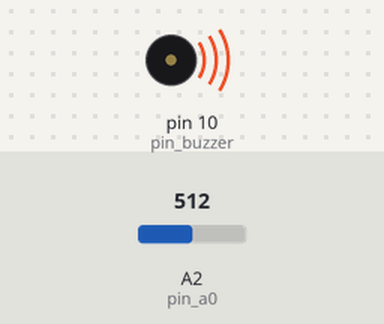
A sketch run on a simulated Arduino Uno, built with avr-gcc and run on an emulated ATmega328P. Shown: buzzer (waves = sounding, pin HIGH). The inputs (shaded band) are chosen by the test bench; at power-on: A2 (pin_a0) = 512. Storage starts empty; what the sketch prints to the serial monitor is not drawn.

Above: at 10.2 s.
10.3 s: A2 (pin_a0) set to 482
At 11.2 s:
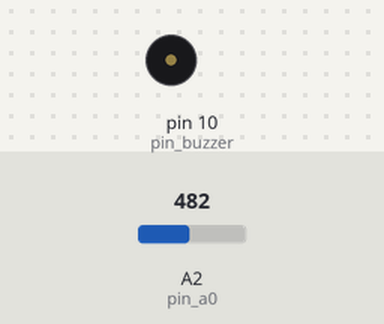
11.8 s: A2 (pin_a0) set to 511
At 12.8 s:
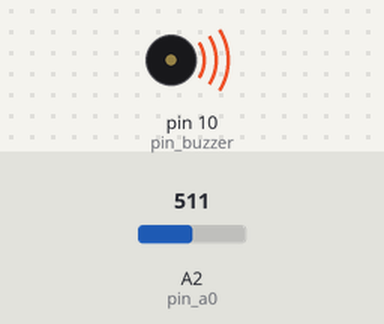
Timing chart, 0 to 14.3 s (numbered marks = the images above; inputs shaded):
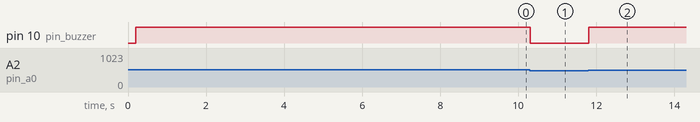

Measured:
- the behaviour switches between 501 and 500 on A2 (pin_a0) (found by bisection; images 0 and 1)
- after the input at 10.3 s, pin 10 (pin_buzzer): HIGH → LOW at once
- after the input at 11.8 s, pin 10 (pin_buzzer): LOW → HIGH at once

The sketch:

MQ2GasDetector.ino
```cpp
// (licence header left out)
#include <Keypad.h>
#include <SPI.h>
#include <SD.h>

/*
    Declarações de conexão e chamada dos pinos do teclado matricial 4x4
    LINHA E COLUNA definem um teclado 4x4
    hexaKeys define as teclas do teclado que serão passadas como valor nas funções
    colPins e rowPins definem os pinos de colunas e linhas no arduino
    Keypad teclaPressionada inicializa a instância de Keypad.h
*/
const byte LINHA = 4;
const byte COLUNA = 4;
char hexaKeys[LINHA][COLUNA] = {
    {'1', '2', '3', 'A'},
    {'4', '5', '6', 'B'},
    {'7', '8', '9', 'C'},
    {'*', '0', '#', 'D'}};
byte colPins[COLUNA] = {6, 8, 9};
byte rowPins[LINHA] = {0, 2, 3, 5};
Keypad teclaPressionada = Keypad(makeKeymap(hexaKeys), rowPins, colPins, LINHA, COLUNA);

/*
    Declarações de conexão e chamada do pino do leitor SD
    chipSelect faz coneção do pino 4 do arduino com o CS do leitor
*/
const int chipSelect = 4;

/*
    Declarações de conexão e chamada do pino do sensor MQ-2
    pin_a0 faz coneção do pino A2 do arduino com o DOUT (saida digital) do sensor
    nivel_sensor é a variavel regulada no sensor para sensibilidade de leitura
*/
int pin_a0 = A2;
int nivel_sensor = 500;

/*
    Declarações de conexão e chamada do pino do buzzer
    pin_buzzer faz coneção do pino 10 do arduino com o positivo do buzzer
*/
int pin_buzzer = 10;

/*
    Declarações do registro que será armazenado no cartão sd e será parametro para as funções do projeto
    int intensidade é o valor medido pelo sensor
    bool exclusao é a flag booleana que fica responsável por definir um registro excluso
*/
struct dados
{
    int intensidade;
    bool exclusao;
};

/*
    Declarações úteis para a leitura de novos valores pelo sensor
    int contador_geral é responsável por definir a quantidade de valores para serem alocados dinâmicamente
    bool leitura é responsável por impedir que infinitos valores sejam inclusos em uma leitura de presença de gás
*/
int contador_geral = 0;
bool leitura = true;

void setup()
{
    Serial.begin(9600);

    //Testa a conexão do sensor SD e do cartão SD
    while (!Serial)
    {
        ;
    }
    Serial.print("Initializing SD card...");
    if (!SD.begin(4))
    {
        Serial.println("initialization failed!");
        while (1)
            ;
    }
    Serial.println("initialization done.");

    // Define buzzer (pin_buzzer) como saída e sensor (pin_a0 MQ-2) como entrada
    pinMode(pin_buzzer, OUTPUT);
    pinMode(pin_a0, INPUT);

    // Definições do MENU
    Serial.println("PRESSIONE 1 PARA ORDENAR CRESCENTE, 2 PARA DECRESCENTE, 3 PARA BUSCAR PELO MAIOR VALOR, 4 PARA BUSCAR PELO MENOR VALOR, 5 PARA DELETAR O MENOR VALOR E 6 PARA EXIBIR LEITURA DO ARQUIVO");

    // Busca a existência registros no arquivo "medicoes.txt"
    recuperaDoArquivo(contador_geral);
}

void loop()
{
    dados recebe;
    int valor_analogico = analogRead(pin_a0);

    if (valor_analogico > nivel_sensor)
    {
        digitalWrite(pin_buzzer, HIGH);
        if (leitura)
        {
            Serial.print("Gás detectado com intensidade ");
            Serial.println(valor_analogico);
            leitura = false;
            recebe.intensidade = valor_analogico;
            contador_geral++;
            escritaArquivoTXTSD(recebe);
        }
    }
    else
    {
        leitura = true;
        digitalWrite(pin_buzzer, LOW);
    }

    /*
        Define chamada de funções de acordo com teclas pressionadas e definidas pelo MENU
        tecla == '1' Ordena de forma crescente os registros no arquivo "medicoes.txt"
        tecla == '2' Ordena de forma decrescente os registros no arquivo "medicoes.txt"
        tecla == '3' Busca o maior valor de intensidade presente nos registros do arquivo "medicoes.txt"
        tecla == '4' Busca o menor valor de intensidade presente nos registros do arquivo "medicoes.txt"
        tecla == '5' Deleta o menor valor de intensidade presente nos registros do arquivo "medicoes.txt"
        tecla == '6' Lê e imprime o arquivo "medicoes.txt" no Monitor Serial
    */
    char tecla = teclaPressionada.getKey();
    if (tecla == '1')
    {
        dados *vetor = new dados[contador_geral];
        leDoArquivo(vetor);
        quicksort(vetor, 0, contador_geral - 1, '1');
        escreveNoArquivo(vetor, contador_geral);
        delete[] vetor;
        Serial.println("Ordenação crescente concluída com sucesso!");
    }
    else if (tecla == '2')
    {
        dados *vetor = new dados[contador_geral];
        leDoArquivo(vetor);
        quicksort(vetor, 0, contador_geral - 1, '2');
        escreveNoArquivo(vetor, contador_geral);
        delete[] vetor;
        Serial.println("Ordenação decrescente concluída com sucesso!");
    }
    else if (tecla == '3')
    {
        int resultado_busca;
        dados *vetor = new dados[contador_geral];
        leDoArquivo(vetor);
        quicksort(vetor, 0, contador_geral - 1, '2');
        resultado_busca = vetor[0].intensidade;
        Serial.print("O maior elemento é: ");
        Serial.println(resultado_busca);
        delete[] vetor;
    }
    else if (tecla == '4')
    {
        int resultado_busca;
        dados *vetor = new dados[contador_geral];
        leDoArquivo(vetor);
        quicksort(vetor, 0, contador_geral - 1, '1');
        resultado_busca = vetor[0].intensidade;
        Serial.print("O menor elemento é: ");
        Serial.println(resultado_busca);
        delete[] vetor;
    }
    else if (tecla == '5')
    {
        Serial.println("Menor Posicao deletada!");
        dados *vetor = new dados[contador_geral];
        leDoArquivo(vetor);
        quicksort(vetor, 0, contador_geral - 1, '1');
        vetor[0].exclusao = true;
        escreveNoArquivo(vetor, contador_geral);
        delete[] vetor;
        contador_geral -= 1;
    }
    else if (tecla == '6')
    {
        Serial.println("Leitura arquivo medições.txt");
        imprimeNoSerial(tecla);
        Serial.print("\n");
        Serial.println("Fim leitura arquivo medições.txt");
    }
    else if (tecla != '1' and tecla != '2' and tecla != '3' and tecla != '4' and tecla != '5' and tecla != '5' and tecla != NULL)
    {
        Serial.println("OPÇÃO INVÁLIDA");
    }
    delay(10);
}

/*
    Função recuperaDoArquivo(int &contador_geral)
    Responsável por ler o arquivo "medicoes.txt" e informar a quantidade de registros presentes no mesmo
    Recebe como parâmetro (int &contador_geral)
    @param{int &contador_geral} quantidade de registros responsável por ser o tamanho do vetor que será alocado dinâmicamente
*/
void recuperaDoArquivo(int &contador_geral)
{
    File arquivo;
    arquivo = SD.open("medicoes.txt", FILE_READ);
    if (arquivo)
    {
        int iRecupera = 0;
        int valor;
        while (arquivo.available())
        {
            valor = arquivo.read();
            iRecupera++;
        }
        arquivo.close();
        if (iRecupera == 0)
        {
            contador_geral = 0;
            Serial.println("Arquivo não possuí registros!");
        }
        else
        {
            contador_geral = iRecupera / 4;
        }
    }
    else
    {
        Serial.println("Erro ao abrir medicoes.txt");
    }
}

/*
    Função escritaArquivoTXTSD(dados recebe)
    Responsável por escrever os dados de intensidade coletados pelo sensor MQ-2 no arquivo "medicoes.txt"
    Recebe como parâmetro (dados recebe)
    @param{dados recebe} registro definido para valores de intensidade e exclusao
*/
void escritaArquivoTXTSD(dados recebe)
{
    File arquivo;
    arquivo = SD.open("medicoes.txt", FILE_WRITE);
    if (arquivo)
    {
        arquivo.println(recebe.intensidade);
        arquivo.close();
    }
    else
    {
        Serial.println("Erro ao abrir medicoes.txt");
    }
}

/*
    Função leDoArquivo(dados *vetor)
    Responsável por ler os valores de intensidade presentes no arquivo "medicoes.txt" e enviar para o vetor de registros
    Recebe como parâmetro (dados *vetor)
    @param{dados vetor[]} vetor alocado dinâmicamente que recebe os valores de intensidade
*/
void leDoArquivo(dados *vetor)
{
    File arquivo;
    int primeiroNumero = 0;
    int numero = 0;
    arquivo = SD.open("medicoes.txt", FILE_READ);
    if (arquivo)
    {
        int iMandaVetor = 0;
        while (arquivo.available())
        {
            char lido = arquivo.read();
            if (isdigit(lido))
            {
                numero *= 10;
                numero += (lido - '0');
            }
            else
            {
                primeiroNumero = numero;
                if (numero > 0)
                {
                    vetor[iMandaVetor].intensidade = numero;
                    iMandaVetor++;
                }
                numero = 0;
            }
        }
        arquivo.close();
    }
    else
    {
        Serial.println("Erro ao abrir medicoes.txt");
    }
}

/*
    Função escreveNoArquivo(dados *vetor, int contador_geral)
    Responsável por escrever os valores de intensidade ordenados no arquivo "medicoes.txt"
    Recebe como parâmetro (dados *vetor, int contador_geral)
    @param{dados vetor[]} vetor alocado dinâmicamente que recebe os valores de intensidade
    @param{int contador_geral} tamanho do vetor alocado dinâmicamente e preenchido com valores de intensidade pela função void leDoArquivo
*/
void escreveNoArquivo(dados *vetor, int contador_geral)
{
    File arquivo;
    arquivo = SD.open("medicoes.txt", O_TRUNC | O_WRITE);
    if (arquivo)
    {
        int iEscreveArquivo = 0;
        while (iEscreveArquivo < contador_geral)
        {
            if (vetor[iEscreveArquivo].exclusao != true)
            {
                arquivo.println(vetor[iEscreveArquivo].intensidade);
            }
            iEscreveArquivo++;
        }
        arquivo.close();
    }
    else
    {
        Serial.println("Erro ao abrir medicoes.txt");
    }
}

/*
    Função particiona(dados vetor[], int inicio, int fim, char tecla)
    Responsável por particionar o vetor e retornar a posicão do pivo a função void quicksort
    Recebe como parâmetro (dados vetor[], int inicio, int fim, char tecla)
    @param{dados vetor[]} vetor alocado dinâmicamente e preenchido com valores de intensidade pela função void leDoArquivo
    @param{int inicio} posição inicial do vetor
    @param{int fim} posição final do vetor
    @param{char tecla} char passado pelo Keypad que define a ordenação em crescente ou decrescente
*/
int particiona(dados vetor[], int inicio, int fim, char tecla)
{
    // (tecla == '1') define uma ordenação crescente
    if (tecla == '1')
    {
        dados pivo = vetor[inicio];
        int iCrescente = inicio + 1;
        int j = fim;
        dados aux;

        while (iCrescente <= j)
        {
            if (vetor[iCrescente].intensidade <= pivo.intensidade)
                iCrescente++;
            else if (pivo.intensidade < vetor[j].intensidade)
                j--;
            else
            {
                aux = vetor[iCrescente];
                vetor[iCrescente] = vetor[j];
                vetor[j] = aux;
                iCrescente++;
                j--;
            }
        }

        vetor[inicio] = vetor[j];
        vetor[j] = pivo;

        return j;
    }
    // (tecla == '2') define uma ordenação decrescente
    else if (tecla == '2')
    {

        dados pivo = vetor[inicio];
        int iDecrescente = inicio + 1;
        int j = fim;
        dados aux;

        while (iDecrescente <= j)
        {
            if (vetor[iDecrescente].intensidade >= pivo.intensidade)
                iDecrescente++;
            else if (pivo.intensidade > vetor[j].intensidade)
                j--;
            else
            {
                aux = vetor[iDecrescente];
                vetor[iDecrescente] = vetor[j];
                vetor[j] = aux;
                iDecrescente++;
                j--;
            }
        }

        vetor[inicio] = vetor[j];
        vetor[j] = pivo;

        return j;
    }
}

/*
    Função quicksort(dados vetor[], int pos_pivo, int fim, char tecla)
    Responsável por ordenar os registros presentes no arquivo "medicoes.txt"
    Recebe como parâmetro (dados vetor[], int pos_pivo, int fim, char tecla)
    @param{dados vetor[]} vetor alocado dinâmicamente e preenchido com valores de intensidade pela função void leDoArquivo
    @param{int pos_pivo} posição do pivo retornada pela função int particiona
    @param{int fim} posição final do vetor
    @param{char tecla} char passado pelo Keypad que define a ordenação em crescente ou decrescente
*/
void quicksort(dados vetor[], int pos_pivo, int fim, char tecla)
{
    int pos_novo_pivo;
    if (pos_pivo < fim)
    {
        pos_novo_pivo = particiona(vetor, pos_pivo, fim, tecla);
        quicksort(vetor, pos_pivo, pos_novo_pivo - 1, tecla);
        quicksort(vetor, pos_novo_pivo + 1, fim, tecla);
    }
}

/*
    Função imprimeNoSerial (char tecla)
    Responsável por exibir a leitura do arquivo "medicoes.txt" caso seja solicitado
    Recebe como parâmetro (char tecla)
    @param{tecla} char passado pelo Keypad que define a opção de impressão
*/
void imprimeNoSerial(char tecla)
{
    File arquivo;
    int primeiroNumero = 0;
    int numero = 0;
    arquivo = SD.open("medicoes.txt", FILE_READ);
    if (arquivo)
    {
        while (arquivo.available())
        {
            char lido = arquivo.read();
            if (isdigit(lido))
            {
                numero *= 10;
                numero += (lido - '0');
            }
            else
            {
                primeiroNumero = numero;
                if (numero > 0)
                {
                    Serial.print(numero);
                    Serial.print(" ");
                }
                numero = 0;
            }
        }
        arquivo.close();
    }
    else
    {
        Serial.println("Erro ao abrir medições.txt");
    }
}
```
